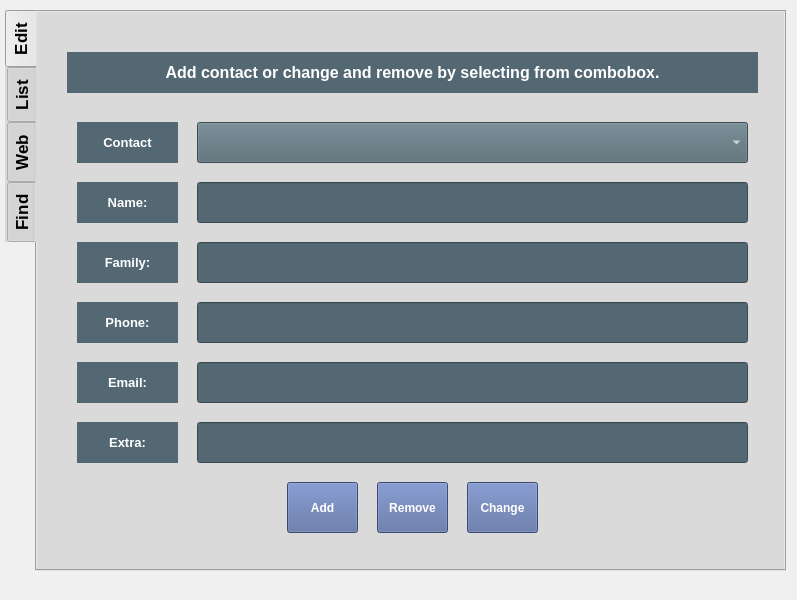
<?xml version="1.0" encoding="UTF-8"?>
<ui version="4.0">
 <class>MainWindow</class>
 <widget class="QMainWindow" name="MainWindow">
  <property name="geometry">
   <rect>
    <x>0</x>
    <y>0</y>
    <width>797</width>
    <height>600</height>
   </rect>
  </property>
  <property name="windowTitle">
   <string>MainWindow</string>
  </property>
  <property name="styleSheet">
   <string notr="true">background-color:#F0F0F0</string>
  </property>
  <widget class="QWidget" name="centralwidget">
   <widget class="QTabWidget" name="tabWidget">
    <property name="geometry">
     <rect>
      <x>5</x>
      <y>10</y>
      <width>781</width>
      <height>561</height>
     </rect>
    </property>
    <property name="font">
     <font>
      <pointsize>13</pointsize>
      <weight>75</weight>
      <bold>true</bold>
     </font>
    </property>
    <property name="styleSheet">
     <string notr="true">background-color:#DADADA</string>
    </property>
    <property name="tabPosition">
     <enum>QTabWidget::West</enum>
    </property>
    <property name="currentIndex">
     <number>0</number>
    </property>
    <widget class="QWidget" name="tab">
     <attribute name="title">
      <string>Edit</string>
     </attribute>
     <widget class="QComboBox" name="comboBox">
      <property name="geometry">
       <rect>
        <x>160</x>
        <y>110</y>
        <width>551</width>
        <height>41</height>
       </rect>
      </property>
      <property name="font">
       <font>
        <weight>75</weight>
        <bold>true</bold>
       </font>
      </property>
      <property name="styleSheet">
       <string notr="true">background-color:#536872; color:white</string>
      </property>
     </widget>
     <widget class="QLineEdit" name="lineEdit_name">
      <property name="geometry">
       <rect>
        <x>160</x>
        <y>170</y>
        <width>551</width>
        <height>41</height>
       </rect>
      </property>
      <property name="font">
       <font>
        <weight>75</weight>
        <bold>true</bold>
       </font>
      </property>
      <property name="styleSheet">
       <string notr="true">background-color:#536872; color:white</string>
      </property>
     </widget>
     <widget class="QLabel" name="label">
      <property name="geometry">
       <rect>
        <x>40</x>
        <y>170</y>
        <width>101</width>
        <height>41</height>
       </rect>
      </property>
      <property name="font">
       <font>
        <pointsize>10</pointsize>
        <weight>75</weight>
        <bold>true</bold>
       </font>
      </property>
      <property name="styleSheet">
       <string notr="true">background-color:#536872; color:white</string>
      </property>
      <property name="text">
       <string>Name:</string>
      </property>
      <property name="alignment">
       <set>Qt::AlignCenter</set>
      </property>
     </widget>
     <widget class="QLabel" name="label_2">
      <property name="geometry">
       <rect>
        <x>40</x>
        <y>230</y>
        <width>101</width>
        <height>41</height>
       </rect>
      </property>
      <property name="font">
       <font>
        <pointsize>10</pointsize>
        <weight>75</weight>
        <bold>true</bold>
       </font>
      </property>
      <property name="styleSheet">
       <string notr="true">background-color:#536872; color:white</string>
      </property>
      <property name="text">
       <string>Family:</string>
      </property>
      <property name="alignment">
       <set>Qt::AlignCenter</set>
      </property>
     </widget>
     <widget class="QLineEdit" name="lineEdit_family">
      <property name="geometry">
       <rect>
        <x>160</x>
        <y>230</y>
        <width>551</width>
        <height>41</height>
       </rect>
      </property>
      <property name="font">
       <font>
        <weight>75</weight>
        <bold>true</bold>
       </font>
      </property>
      <property name="styleSheet">
       <string notr="true">background-color:#536872; color:white</string>
      </property>
      <property name="text">
       <string/>
      </property>
     </widget>
     <widget class="QLineEdit" name="lineEdit_phone">
      <property name="geometry">
       <rect>
        <x>160</x>
        <y>290</y>
        <width>551</width>
        <height>41</height>
       </rect>
      </property>
      <property name="font">
       <font>
        <weight>75</weight>
        <bold>true</bold>
       </font>
      </property>
      <property name="styleSheet">
       <string notr="true">background-color:#536872; color:white</string>
      </property>
     </widget>
     <widget class="QLabel" name="label_3">
      <property name="geometry">
       <rect>
        <x>40</x>
        <y>290</y>
        <width>101</width>
        <height>41</height>
       </rect>
      </property>
      <property name="font">
       <font>
        <pointsize>10</pointsize>
        <weight>75</weight>
        <bold>true</bold>
       </font>
      </property>
      <property name="styleSheet">
       <string notr="true">background-color:#536872; color:white</string>
      </property>
      <property name="text">
       <string>Phone:</string>
      </property>
      <property name="alignment">
       <set>Qt::AlignCenter</set>
      </property>
     </widget>
     <widget class="QLabel" name="label_4">
      <property name="geometry">
       <rect>
        <x>40</x>
        <y>350</y>
        <width>101</width>
        <height>41</height>
       </rect>
      </property>
      <property name="font">
       <font>
        <pointsize>10</pointsize>
        <weight>75</weight>
        <bold>true</bold>
       </font>
      </property>
      <property name="styleSheet">
       <string notr="true">background-color:#536872; color:white</string>
      </property>
      <property name="text">
       <string>Email:</string>
      </property>
      <property name="alignment">
       <set>Qt::AlignCenter</set>
      </property>
     </widget>
     <widget class="QLineEdit" name="lineEdit_email">
      <property name="geometry">
       <rect>
        <x>160</x>
        <y>350</y>
        <width>551</width>
        <height>41</height>
       </rect>
      </property>
      <property name="font">
       <font>
        <weight>75</weight>
        <bold>true</bold>
       </font>
      </property>
      <property name="styleSheet">
       <string notr="true">background-color:#536872; color:white</string>
      </property>
     </widget>
     <widget class="QLabel" name="label_5">
      <property name="geometry">
       <rect>
        <x>40</x>
        <y>410</y>
        <width>101</width>
        <height>41</height>
       </rect>
      </property>
      <property name="font">
       <font>
        <pointsize>10</pointsize>
        <weight>75</weight>
        <bold>true</bold>
       </font>
      </property>
      <property name="styleSheet">
       <string notr="true">background-color:#536872; color:white</string>
      </property>
      <property name="text">
       <string>Extra:</string>
      </property>
      <property name="alignment">
       <set>Qt::AlignCenter</set>
      </property>
     </widget>
     <widget class="QLineEdit" name="lineEdit_extra">
      <property name="geometry">
       <rect>
        <x>160</x>
        <y>410</y>
        <width>551</width>
        <height>41</height>
       </rect>
      </property>
      <property name="font">
       <font>
        <weight>75</weight>
        <bold>true</bold>
       </font>
      </property>
      <property name="styleSheet">
       <string notr="true">background-color:#536872; color:white</string>
      </property>
     </widget>
     <widget class="QLabel" name="label_6">
      <property name="geometry">
       <rect>
        <x>40</x>
        <y>110</y>
        <width>101</width>
        <height>41</height>
       </rect>
      </property>
      <property name="font">
       <font>
        <pointsize>10</pointsize>
        <weight>75</weight>
        <bold>true</bold>
       </font>
      </property>
      <property name="styleSheet">
       <string notr="true">background-color:#536872; color:white</string>
      </property>
      <property name="text">
       <string>Contact</string>
      </property>
      <property name="alignment">
       <set>Qt::AlignCenter</set>
      </property>
     </widget>
     <widget class="QPushButton" name="pushButton_change">
      <property name="geometry">
       <rect>
        <x>430</x>
        <y>470</y>
        <width>71</width>
        <height>51</height>
       </rect>
      </property>
      <property name="font">
       <font>
        <pointsize>9</pointsize>
        <weight>75</weight>
        <bold>true</bold>
       </font>
      </property>
      <property name="cursor">
       <cursorShape>PointingHandCursor</cursorShape>
      </property>
      <property name="styleSheet">
       <string notr="true">background-color:#53689E; color:white</string>
      </property>
      <property name="text">
       <string>Change</string>
      </property>
     </widget>
     <widget class="QPushButton" name="pushButton_remove">
      <property name="geometry">
       <rect>
        <x>340</x>
        <y>470</y>
        <width>71</width>
        <height>51</height>
       </rect>
      </property>
      <property name="font">
       <font>
        <pointsize>9</pointsize>
        <weight>75</weight>
        <bold>true</bold>
       </font>
      </property>
      <property name="cursor">
       <cursorShape>PointingHandCursor</cursorShape>
      </property>
      <property name="styleSheet">
       <string notr="true">background-color:#53689E; color:white</string>
      </property>
      <property name="text">
       <string>Remove</string>
      </property>
     </widget>
     <widget class="QPushButton" name="pushButton_add">
      <property name="geometry">
       <rect>
        <x>250</x>
        <y>470</y>
        <width>71</width>
        <height>51</height>
       </rect>
      </property>
      <property name="font">
       <font>
        <pointsize>9</pointsize>
        <weight>75</weight>
        <bold>true</bold>
       </font>
      </property>
      <property name="cursor">
       <cursorShape>PointingHandCursor</cursorShape>
      </property>
      <property name="styleSheet">
       <string notr="true">background-color:#53689E; color:white</string>
      </property>
      <property name="text">
       <string>Add</string>
      </property>
     </widget>
     <widget class="QLabel" name="label_7">
      <property name="geometry">
       <rect>
        <x>30</x>
        <y>40</y>
        <width>691</width>
        <height>41</height>
       </rect>
      </property>
      <property name="font">
       <font>
        <pointsize>12</pointsize>
        <weight>75</weight>
        <bold>true</bold>
       </font>
      </property>
      <property name="styleSheet">
       <string notr="true">background-color:#536872; color:white</string>
      </property>
      <property name="text">
       <string>Add contact or change and remove by selecting from combobox.</string>
      </property>
      <property name="alignment">
       <set>Qt::AlignCenter</set>
      </property>
     </widget>
     <widget class="QLabel" name="label_error">
      <property name="geometry">
       <rect>
        <x>10</x>
        <y>530</y>
        <width>721</width>
        <height>21</height>
       </rect>
      </property>
      <property name="font">
       <font>
        <pointsize>9</pointsize>
        <weight>75</weight>
        <bold>true</bold>
       </font>
      </property>
      <property name="styleSheet">
       <string notr="true">color:red</string>
      </property>
      <property name="text">
       <string/>
      </property>
      <property name="alignment">
       <set>Qt::AlignLeading|Qt::AlignLeft|Qt::AlignVCenter</set>
      </property>
     </widget>
    </widget>
    <widget class="QWidget" name="tab_2">
     <attribute name="title">
      <string>List</string>
     </attribute>
     <widget class="QLabel" name="label_8">
      <property name="geometry">
       <rect>
        <x>30</x>
        <y>40</y>
        <width>691</width>
        <height>41</height>
       </rect>
      </property>
      <property name="font">
       <font>
        <pointsize>12</pointsize>
        <weight>75</weight>
        <bold>true</bold>
       </font>
      </property>
      <property name="styleSheet">
       <string notr="true">background-color:#536872; color:white</string>
      </property>
      <property name="text">
       <string>Contacts List</string>
      </property>
      <property name="alignment">
       <set>Qt::AlignCenter</set>
      </property>
     </widget>
     <widget class="QTableWidget" name="tableWidget">
      <property name="geometry">
       <rect>
        <x>110</x>
        <y>110</y>
        <width>611</width>
        <height>421</height>
       </rect>
      </property>
      <attribute name="horizontalHeaderDefaultSectionSize">
       <number>120</number>
      </attribute>
      <attribute name="horizontalHeaderShowSortIndicator" stdset="0">
       <bool>false</bool>
      </attribute>
      <attribute name="horizontalHeaderStretchLastSection">
       <bool>true</bool>
      </attribute>
      <column>
       <property name="text">
        <string>Name</string>
       </property>
      </column>
      <column>
       <property name="text">
        <string>Family</string>
       </property>
      </column>
      <column>
       <property name="text">
        <string>Phone</string>
       </property>
      </column>
      <column>
       <property name="text">
        <string>Email</string>
       </property>
      </column>
      <column>
       <property name="text">
        <string>Extra</string>
       </property>
      </column>
     </widget>
     <widget class="QLabel" name="label_9">
      <property name="geometry">
       <rect>
        <x>30</x>
        <y>110</y>
        <width>71</width>
        <height>41</height>
       </rect>
      </property>
      <property name="font">
       <font>
        <pointsize>11</pointsize>
        <weight>75</weight>
        <bold>true</bold>
       </font>
      </property>
      <property name="styleSheet">
       <string notr="true">background-color:#536872; color:white</string>
      </property>
      <property name="text">
       <string>Sort By</string>
      </property>
      <property name="alignment">
       <set>Qt::AlignCenter</set>
      </property>
     </widget>
     <widget class="QPushButton" name="pushButton_name">
      <property name="geometry">
       <rect>
        <x>30</x>
        <y>160</y>
        <width>71</width>
        <height>41</height>
       </rect>
      </property>
      <property name="font">
       <font>
        <pointsize>9</pointsize>
        <weight>75</weight>
        <bold>true</bold>
       </font>
      </property>
      <property name="cursor">
       <cursorShape>PointingHandCursor</cursorShape>
      </property>
      <property name="styleSheet">
       <string notr="true">background-color:#53689E; color:white</string>
      </property>
      <property name="text">
       <string>Name</string>
      </property>
     </widget>
     <widget class="QPushButton" name="pushButton_family">
      <property name="geometry">
       <rect>
        <x>30</x>
        <y>210</y>
        <width>71</width>
        <height>41</height>
       </rect>
      </property>
      <property name="font">
       <font>
        <pointsize>9</pointsize>
        <weight>75</weight>
        <bold>true</bold>
       </font>
      </property>
      <property name="cursor">
       <cursorShape>PointingHandCursor</cursorShape>
      </property>
      <property name="styleSheet">
       <string notr="true">background-color:#53689E; color:white</string>
      </property>
      <property name="text">
       <string>Family</string>
      </property>
     </widget>
    </widget>
    <widget class="QWidget" name="tab_3">
     <attribute name="title">
      <string>Web</string>
     </attribute>
     <widget class="QLabel" name="label_10">
      <property name="geometry">
       <rect>
        <x>40</x>
        <y>350</y>
        <width>101</width>
        <height>41</height>
       </rect>
      </property>
      <property name="font">
       <font>
        <pointsize>10</pointsize>
        <weight>75</weight>
        <bold>true</bold>
       </font>
      </property>
      <property name="styleSheet">
       <string notr="true">background-color:#536872; color:white</string>
      </property>
      <property name="text">
       <string>Email:</string>
      </property>
      <property name="alignment">
       <set>Qt::AlignCenter</set>
      </property>
     </widget>
     <widget class="QLabel" name="label_11">
      <property name="geometry">
       <rect>
        <x>40</x>
        <y>290</y>
        <width>101</width>
        <height>41</height>
       </rect>
      </property>
      <property name="font">
       <font>
        <pointsize>10</pointsize>
        <weight>75</weight>
        <bold>true</bold>
       </font>
      </property>
      <property name="styleSheet">
       <string notr="true">background-color:#536872; color:white</string>
      </property>
      <property name="text">
       <string>Phone:</string>
      </property>
      <property name="alignment">
       <set>Qt::AlignCenter</set>
      </property>
     </widget>
     <widget class="QLineEdit" name="lineEdit_email_2">
      <property name="geometry">
       <rect>
        <x>160</x>
        <y>350</y>
        <width>551</width>
        <height>41</height>
       </rect>
      </property>
      <property name="font">
       <font>
        <weight>75</weight>
        <bold>true</bold>
       </font>
      </property>
      <property name="styleSheet">
       <string notr="true">background-color:#536872; color:white</string>
      </property>
      <property name="readOnly">
       <bool>true</bool>
      </property>
     </widget>
     <widget class="QLineEdit" name="lineEdit_phone_2">
      <property name="geometry">
       <rect>
        <x>160</x>
        <y>290</y>
        <width>551</width>
        <height>41</height>
       </rect>
      </property>
      <property name="font">
       <font>
        <weight>75</weight>
        <bold>true</bold>
       </font>
      </property>
      <property name="styleSheet">
       <string notr="true">background-color:#536872; color:white</string>
      </property>
      <property name="readOnly">
       <bool>true</bool>
      </property>
     </widget>
     <widget class="QLineEdit" name="lineEdit_name_2">
      <property name="geometry">
       <rect>
        <x>160</x>
        <y>170</y>
        <width>551</width>
        <height>41</height>
       </rect>
      </property>
      <property name="font">
       <font>
        <weight>75</weight>
        <bold>true</bold>
       </font>
      </property>
      <property name="styleSheet">
       <string notr="true">background-color:#536872; color:white</string>
      </property>
      <property name="readOnly">
       <bool>true</bool>
      </property>
     </widget>
     <widget class="QLabel" name="label_12">
      <property name="geometry">
       <rect>
        <x>40</x>
        <y>410</y>
        <width>101</width>
        <height>41</height>
       </rect>
      </property>
      <property name="font">
       <font>
        <pointsize>10</pointsize>
        <weight>75</weight>
        <bold>true</bold>
       </font>
      </property>
      <property name="styleSheet">
       <string notr="true">background-color:#536872; color:white</string>
      </property>
      <property name="text">
       <string>Extra:</string>
      </property>
      <property name="alignment">
       <set>Qt::AlignCenter</set>
      </property>
     </widget>
     <widget class="QLabel" name="label_13">
      <property name="geometry">
       <rect>
        <x>40</x>
        <y>230</y>
        <width>101</width>
        <height>41</height>
       </rect>
      </property>
      <property name="font">
       <font>
        <pointsize>10</pointsize>
        <weight>75</weight>
        <bold>true</bold>
       </font>
      </property>
      <property name="styleSheet">
       <string notr="true">background-color:#536872; color:white</string>
      </property>
      <property name="text">
       <string>Family:</string>
      </property>
      <property name="alignment">
       <set>Qt::AlignCenter</set>
      </property>
     </widget>
     <widget class="QLineEdit" name="lineEdit_family_2">
      <property name="geometry">
       <rect>
        <x>160</x>
        <y>230</y>
        <width>551</width>
        <height>41</height>
       </rect>
      </property>
      <property name="font">
       <font>
        <weight>75</weight>
        <bold>true</bold>
       </font>
      </property>
      <property name="styleSheet">
       <string notr="true">background-color:#536872; color:white</string>
      </property>
      <property name="text">
       <string/>
      </property>
      <property name="readOnly">
       <bool>true</bool>
      </property>
     </widget>
     <widget class="QPushButton" name="pushButton_connect">
      <property name="geometry">
       <rect>
        <x>640</x>
        <y>470</y>
        <width>71</width>
        <height>51</height>
       </rect>
      </property>
      <property name="font">
       <font>
        <pointsize>9</pointsize>
        <weight>75</weight>
        <bold>true</bold>
       </font>
      </property>
      <property name="cursor">
       <cursorShape>PointingHandCursor</cursorShape>
      </property>
      <property name="styleSheet">
       <string notr="true">background-color:#53689E; color:white</string>
      </property>
      <property name="text">
       <string>Connect</string>
      </property>
     </widget>
     <widget class="QLineEdit" name="lineEdit_extra_2">
      <property name="geometry">
       <rect>
        <x>160</x>
        <y>410</y>
        <width>551</width>
        <height>41</height>
       </rect>
      </property>
      <property name="font">
       <font>
        <weight>75</weight>
        <bold>true</bold>
       </font>
      </property>
      <property name="styleSheet">
       <string notr="true">background-color:#536872; color:white</string>
      </property>
      <property name="readOnly">
       <bool>true</bool>
      </property>
     </widget>
     <widget class="QLabel" name="label_14">
      <property name="geometry">
       <rect>
        <x>40</x>
        <y>170</y>
        <width>101</width>
        <height>41</height>
       </rect>
      </property>
      <property name="font">
       <font>
        <pointsize>10</pointsize>
        <weight>75</weight>
        <bold>true</bold>
       </font>
      </property>
      <property name="styleSheet">
       <string notr="true">background-color:#536872; color:white</string>
      </property>
      <property name="text">
       <string>Name:</string>
      </property>
      <property name="alignment">
       <set>Qt::AlignCenter</set>
      </property>
     </widget>
     <widget class="QLabel" name="label_15">
      <property name="geometry">
       <rect>
        <x>30</x>
        <y>40</y>
        <width>691</width>
        <height>41</height>
       </rect>
      </property>
      <property name="font">
       <font>
        <pointsize>12</pointsize>
        <weight>75</weight>
        <bold>true</bold>
       </font>
      </property>
      <property name="styleSheet">
       <string notr="true">background-color:#536872; color:white</string>
      </property>
      <property name="text">
       <string>Click Connect to get data and add it to database</string>
      </property>
      <property name="alignment">
       <set>Qt::AlignCenter</set>
      </property>
     </widget>
     <widget class="QLabel" name="label_17">
      <property name="geometry">
       <rect>
        <x>40</x>
        <y>110</y>
        <width>101</width>
        <height>41</height>
       </rect>
      </property>
      <property name="font">
       <font>
        <pointsize>10</pointsize>
        <weight>75</weight>
        <bold>true</bold>
       </font>
      </property>
      <property name="styleSheet">
       <string notr="true">background-color:#536872; color:white</string>
      </property>
      <property name="text">
       <string>Website:</string>
      </property>
      <property name="alignment">
       <set>Qt::AlignCenter</set>
      </property>
     </widget>
     <widget class="QLineEdit" name="lineEdit_name_3">
      <property name="geometry">
       <rect>
        <x>160</x>
        <y>110</y>
        <width>551</width>
        <height>41</height>
       </rect>
      </property>
      <property name="font">
       <font>
        <pointsize>10</pointsize>
        <weight>75</weight>
        <bold>true</bold>
       </font>
      </property>
      <property name="styleSheet">
       <string notr="true">background-color:#536872; color:#F4CA16</string>
      </property>
      <property name="text">
       <string>https://www.fakenamegenerator.com</string>
      </property>
      <property name="alignment">
       <set>Qt::AlignCenter</set>
      </property>
      <property name="readOnly">
       <bool>true</bool>
      </property>
     </widget>
     <widget class="QLabel" name="label_error_2">
      <property name="geometry">
       <rect>
        <x>10</x>
        <y>530</y>
        <width>721</width>
        <height>21</height>
       </rect>
      </property>
      <property name="font">
       <font>
        <pointsize>9</pointsize>
        <weight>75</weight>
        <bold>true</bold>
       </font>
      </property>
      <property name="styleSheet">
       <string notr="true">color:red</string>
      </property>
      <property name="text">
       <string/>
      </property>
      <property name="alignment">
       <set>Qt::AlignLeading|Qt::AlignLeft|Qt::AlignVCenter</set>
      </property>
     </widget>
    </widget>
    <widget class="QWidget" name="tab_4">
     <attribute name="title">
      <string>Find</string>
     </attribute>
     <widget class="QLabel" name="label_16">
      <property name="geometry">
       <rect>
        <x>30</x>
        <y>40</y>
        <width>691</width>
        <height>41</height>
       </rect>
      </property>
      <property name="font">
       <font>
        <pointsize>12</pointsize>
        <weight>75</weight>
        <bold>true</bold>
       </font>
      </property>
      <property name="styleSheet">
       <string notr="true">background-color:#536872; color:white</string>
      </property>
      <property name="text">
       <string>Contact Finder</string>
      </property>
      <property name="alignment">
       <set>Qt::AlignCenter</set>
      </property>
     </widget>
     <widget class="QTextBrowser" name="textBrowser">
      <property name="geometry">
       <rect>
        <x>41</x>
        <y>149</y>
        <width>279</width>
        <height>391</height>
       </rect>
      </property>
      <property name="font">
       <font>
        <pointsize>12</pointsize>
       </font>
      </property>
      <property name="frameShape">
       <enum>QFrame::NoFrame</enum>
      </property>
      <property name="readOnly">
       <bool>false</bool>
      </property>
      <property name="html">
       <string>&lt;!DOCTYPE HTML PUBLIC &quot;-//W3C//DTD HTML 4.0//EN&quot; &quot;http://www.w3.org/TR/REC-html40/strict.dtd&quot;&gt;
&lt;html&gt;&lt;head&gt;&lt;meta name=&quot;qrichtext&quot; content=&quot;1&quot; /&gt;&lt;style type=&quot;text/css&quot;&gt;
p, li { white-space: pre-wrap; }
&lt;/style&gt;&lt;/head&gt;&lt;body style=&quot; font-family:'MS Shell Dlg 2'; font-size:12pt; font-weight:400; font-style:normal;&quot;&gt;
&lt;p style=&quot;-qt-paragraph-type:empty; margin-top:0px; margin-bottom:0px; margin-left:0px; margin-right:0px; -qt-block-indent:0; text-indent:0px;&quot;&gt;&lt;br /&gt;&lt;/p&gt;&lt;/body&gt;&lt;/html&gt;</string>
      </property>
      <property name="placeholderText">
       <string>Type ...</string>
      </property>
     </widget>
     <widget class="QPushButton" name="pushButton_Find">
      <property name="geometry">
       <rect>
        <x>340</x>
        <y>300</y>
        <width>71</width>
        <height>51</height>
       </rect>
      </property>
      <property name="font">
       <font>
        <pointsize>15</pointsize>
        <weight>75</weight>
        <bold>true</bold>
       </font>
      </property>
      <property name="cursor">
       <cursorShape>PointingHandCursor</cursorShape>
      </property>
      <property name="styleSheet">
       <string notr="true">background-color:#53689E; color:white</string>
      </property>
      <property name="text">
       <string>Find</string>
      </property>
     </widget>
     <widget class="QTextBrowser" name="textBrowser_2">
      <property name="geometry">
       <rect>
        <x>430</x>
        <y>110</y>
        <width>281</width>
        <height>201</height>
       </rect>
      </property>
     </widget>
     <widget class="QTextBrowser" name="textBrowser_3">
      <property name="geometry">
       <rect>
        <x>430</x>
        <y>330</y>
        <width>281</width>
        <height>211</height>
       </rect>
      </property>
     </widget>
     <widget class="QLabel" name="label_18">
      <property name="geometry">
       <rect>
        <x>40</x>
        <y>110</y>
        <width>71</width>
        <height>41</height>
       </rect>
      </property>
      <property name="font">
       <font>
        <pointsize>12</pointsize>
        <weight>75</weight>
        <bold>true</bold>
       </font>
      </property>
      <property name="styleSheet">
       <string notr="true">background-color:#536872; color:white</string>
      </property>
      <property name="text">
       <string>Text:</string>
      </property>
      <property name="alignment">
       <set>Qt::AlignCenter</set>
      </property>
     </widget>
     <widget class="QLabel" name="label_19">
      <property name="geometry">
       <rect>
        <x>430</x>
        <y>110</y>
        <width>71</width>
        <height>41</height>
       </rect>
      </property>
      <property name="font">
       <font>
        <pointsize>12</pointsize>
        <weight>75</weight>
        <bold>true</bold>
       </font>
      </property>
      <property name="styleSheet">
       <string notr="true">background-color:#536872; color:white</string>
      </property>
      <property name="text">
       <string>Phone:</string>
      </property>
      <property name="alignment">
       <set>Qt::AlignCenter</set>
      </property>
     </widget>
     <widget class="QLabel" name="label_20">
      <property name="geometry">
       <rect>
        <x>430</x>
        <y>330</y>
        <width>71</width>
        <height>41</height>
       </rect>
      </property>
      <property name="font">
       <font>
        <pointsize>12</pointsize>
        <weight>75</weight>
        <bold>true</bold>
       </font>
      </property>
      <property name="styleSheet">
       <string notr="true">background-color:#536872; color:white</string>
      </property>
      <property name="text">
       <string>Name:</string>
      </property>
      <property name="alignment">
       <set>Qt::AlignCenter</set>
      </property>
     </widget>
     <widget class="QTextBrowser" name="textBrowser_4">
      <property name="enabled">
       <bool>true</bool>
      </property>
      <property name="geometry">
       <rect>
        <x>40</x>
        <y>110</y>
        <width>281</width>
        <height>431</height>
       </rect>
      </property>
      <property name="font">
       <font>
        <pointsize>12</pointsize>
       </font>
      </property>
      <property name="html">
       <string>&lt;!DOCTYPE HTML PUBLIC &quot;-//W3C//DTD HTML 4.0//EN&quot; &quot;http://www.w3.org/TR/REC-html40/strict.dtd&quot;&gt;
&lt;html&gt;&lt;head&gt;&lt;meta name=&quot;qrichtext&quot; content=&quot;1&quot; /&gt;&lt;style type=&quot;text/css&quot;&gt;
p, li { white-space: pre-wrap; }
&lt;/style&gt;&lt;/head&gt;&lt;body style=&quot; font-family:'MS Shell Dlg 2'; font-size:12pt; font-weight:400; font-style:normal;&quot;&gt;
&lt;p style=&quot;-qt-paragraph-type:empty; margin-top:0px; margin-bottom:0px; margin-left:0px; margin-right:0px; -qt-block-indent:0; text-indent:0px;&quot;&gt;&lt;br /&gt;&lt;/p&gt;&lt;/body&gt;&lt;/html&gt;</string>
      </property>
     </widget>
     <zorder>textBrowser_4</zorder>
     <zorder>label_16</zorder>
     <zorder>textBrowser</zorder>
     <zorder>pushButton_Find</zorder>
     <zorder>textBrowser_2</zorder>
     <zorder>textBrowser_3</zorder>
     <zorder>label_18</zorder>
     <zorder>label_19</zorder>
     <zorder>label_20</zorder>
    </widget>
   </widget>
  </widget>
  <widget class="QStatusBar" name="statusbar"/>
 </widget>
 <resources/>
 <connections/>
</ui>
